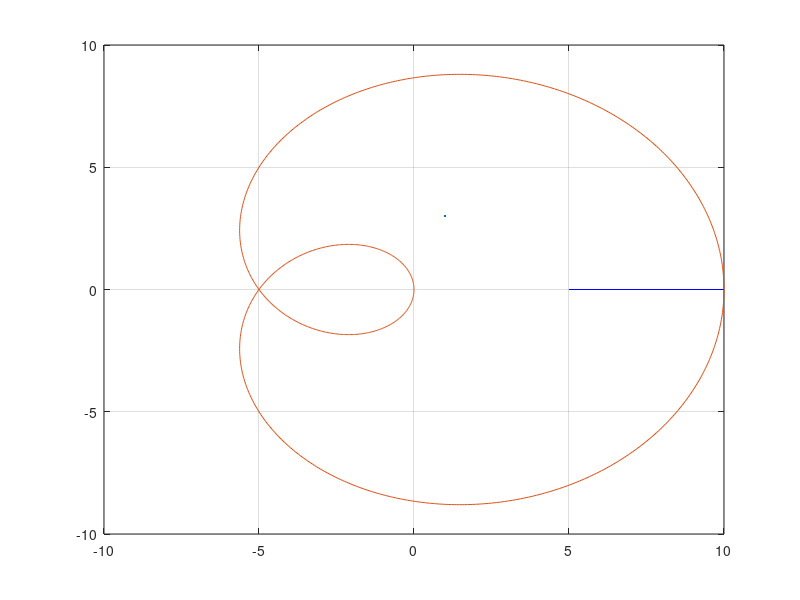

Write the MATLAB code that produced this figure. (Note: this script raises an error after producing the figure.)
%the inputs by the user 
link1=input('kindly, enter the length for the first link: \n--->');
 
link2=input('kindly, enter the length for the second link: \n--->');

%the angles 
theta1=linspace(0,360,1000);
theta2=linspace(0,360,1000);


%the value of x1,y1 and x2,y2  
x1= link1*cosd(theta1);                                                     %now it is a matrix of 100 element 
y1=link1*sind(theta1);

x2=x1+link2*cosd(theta1+theta2);
y2=y1+link2*sind(theta1+theta2);

%create a variable to delete the last iteration
%p=plot([0,x1(i)],[0,y1(i)],[x1(i),x2(i)],[y1(i),y2(i)]);                   %no difference from the below way
p1=plot([0,x1(1)],[0,y1(1)],'g',LineWidth=2);
p2=plot([x1(1),x2(1)],[y1(1),y2(1)],'b',LineWidth=3);

xlim([-link1*2,link1*2]);                                                   %add limits for the frame on x-axis
ylim([-(link1)*2,(link1)*2]);                                               %add limits for the frame on y-axis
hold on
grid on

plot(x2,y2);                                                                %plot the final curve path 
%to plot the different angles 
for i=1:length(theta2)
    delete(p1);
    delete(p2);
    %p=plot([0,x1(i)],[0,y1(i)],[x1(i),x2(i)],[y1(i),y2(i)]);               %no difference from the below way
    p1=plot([0,x1(i)],[0,y1(i)],'g',LineWidth=2);
    p2=plot([x1(i),x2(i)],[y1(i),y2(i)],'b',LineWidth=3);
    drawnow                                                                 %to draw the animation at same time of the loop
    %pause(0.5)                                                             %%to control the speed make it quite lower 
end 
